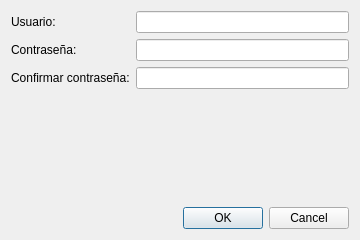
<?xml version="1.0" encoding="UTF-8"?>
<ui version="4.0">
 <class>RegisterWindow</class>
 <widget class="QDialog" name="RegisterWindow">
  <property name="geometry">
   <rect>
    <x>0</x>
    <y>0</y>
    <width>360</width>
    <height>240</height>
   </rect>
  </property>
  <property name="windowTitle">
   <string>Registrar Usuario</string>
  </property>
  <layout class="QVBoxLayout" name="verticalLayout">
   <item>
    <layout class="QFormLayout" name="formLayout">
     <item row="0" column="0">
      <widget class="QLabel" name="labelUsername">
       <property name="text">
        <string>Usuario:</string>
       </property>
      </widget>
     </item>
     <item row="0" column="1">
      <widget class="QLineEdit" name="lineEditUsername"/>
     </item>
     <item row="1" column="0">
      <widget class="QLabel" name="labelPassword">
       <property name="text">
        <string>Contraseña:</string>
       </property>
      </widget>
     </item>
     <item row="1" column="1">
      <widget class="QLineEdit" name="lineEditPassword">
       <property name="echoMode">
        <enum>QLineEdit::Password</enum>
       </property>
      </widget>
     </item>
     <item row="2" column="0">
      <widget class="QLabel" name="labelConfirm">
       <property name="text">
        <string>Confirmar contraseña:</string>
       </property>
      </widget>
     </item>
     <item row="2" column="1">
      <widget class="QLineEdit" name="lineEditConfirm">
       <property name="echoMode">
        <enum>QLineEdit::Password</enum>
       </property>
      </widget>
     </item>
    </layout>
   </item>
   <item>
    <widget class="QDialogButtonBox" name="buttonBox">
     <property name="orientation">
      <enum>Qt::Horizontal</enum>
     </property>
     <property name="standardButtons">
      <set>QDialogButtonBox::Cancel|QDialogButtonBox::Ok</set>
     </property>
    </widget>
   </item>
  </layout>
 </widget>
 <resources/>
 <connections/>
</ui>
